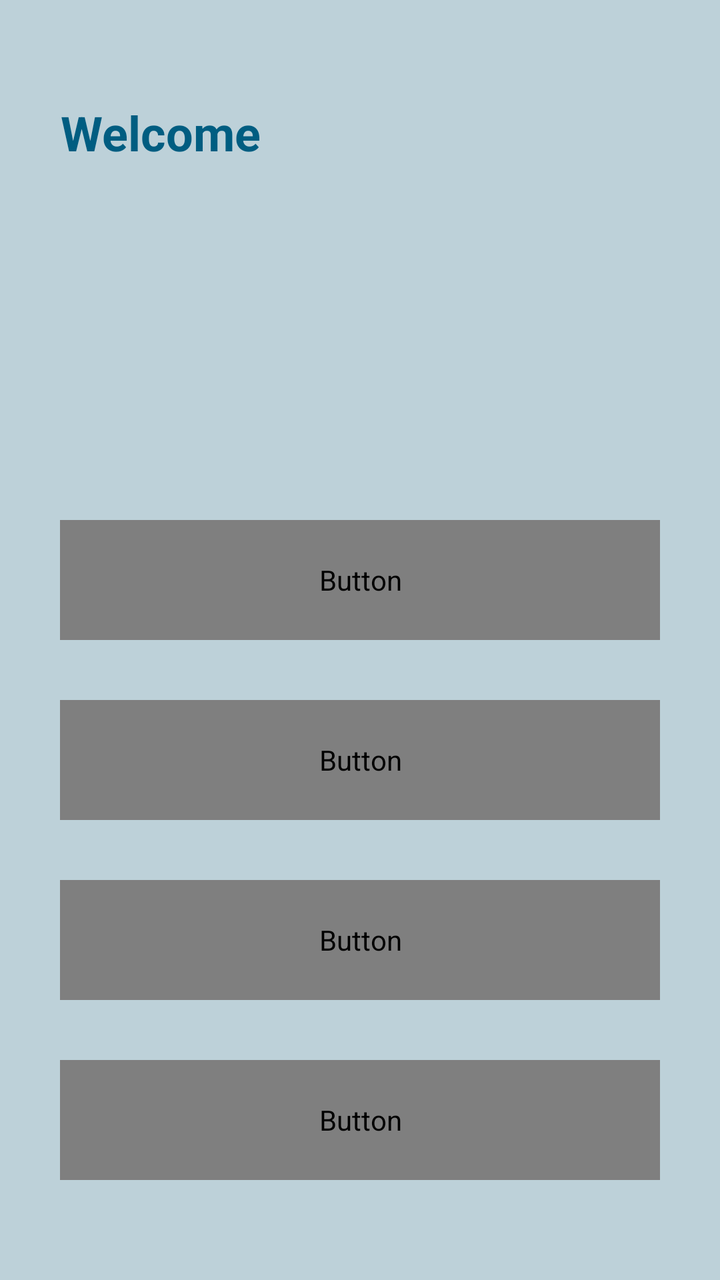
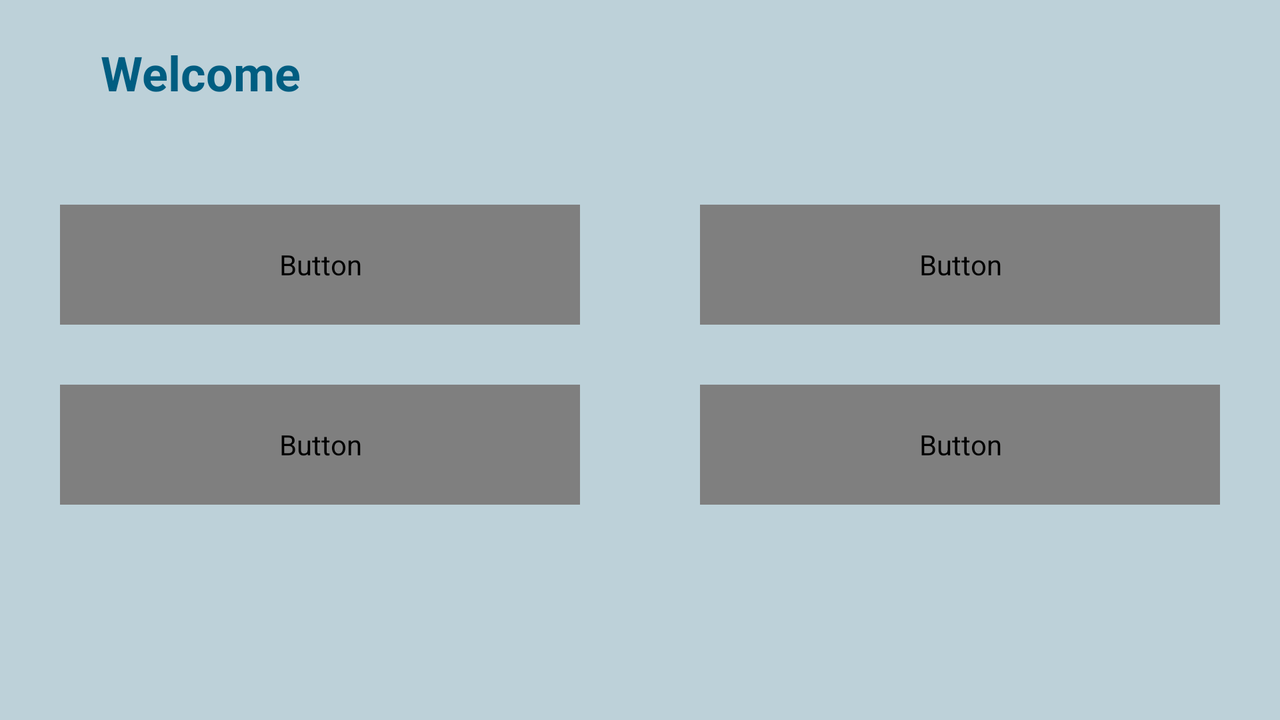

First picture: res/layout/ on a phone held upright. Second picture: the repository's own variant of that layout, on a device whose configuration matches the variant's folder. Source for both follows.
<!-- AndroidManifest.xml: application theme AppTheme -->
<!-- res/layout/activity_healthapp.xml -->
<?xml version="1.0" encoding="utf-8"?>
<RelativeLayout xmlns:android="http://schemas.android.com/apk/res/android"
    android:layout_width="match_parent" android:layout_height="match_parent"
    android:background="@color/background">

    <LinearLayout
        android:orientation="vertical"
        android:layout_width="match_parent"
        android:layout_height="match_parent"
        android:layout_alignParentTop="true"
        android:layout_alignParentLeft="true"
        android:layout_alignParentStart="true">

        <Space
            android:layout_width="match_parent"
            android:layout_height="50dp" />

        <LinearLayout
            android:orientation="horizontal"
            android:layout_width="match_parent"
            android:layout_height="wrap_content"
            android:layout_marginEnd="30dp"
            android:layout_marginLeft="30dp"
            android:layout_marginRight="30dp"
            android:layout_marginStart="30dp">

            <TextView
                android:text="@string/hej_textview"
                android:layout_width="wrap_content"
                android:layout_height="wrap_content"
                android:id="@+id/textField"
                android:textSize="24sp"
                android:textStyle="normal|bold"
                android:fontFamily="sans-serif"
                android:textColor="@color/text"
                android:layout_alignParentTop="false"
                android:textAlignment="center" />

            <TextView
                android:layout_height="wrap_content"
                android:id="@+id/nameField"
                android:textSize="24sp"
                android:textStyle="normal|bold"
                android:fontFamily="sans-serif"
                android:textColor="@color/text"
                android:layout_width="wrap_content"
                android:layout_weight="1"
                android:textAlignment="center" />

        </LinearLayout>

        <Space
            android:layout_width="match_parent"
            android:layout_height="50dp"
            android:layout_weight="1" />

        <Button
            android:text="Enter values"
            android:layout_height="60dp"
            android:id="@+id/buttonEnterValuesField"
            android:background="@drawable/buttonblue"
            android:layout_width="match_parent"
            android:textColor="@color/common_google_signin_btn_text_dark_default"
            android:fontFamily="sans-serif"
            android:textStyle="normal|bold"
            android:textSize="20sp"
            android:layout_centerHorizontal="true"
            android:layout_marginEnd="30dp"
            android:layout_marginLeft="30dp"
            android:layout_marginRight="30dp"
            android:layout_marginStart="30dp" />

        <Space
            android:layout_width="match_parent"
            android:layout_height="30dp" />

        <Button
            android:text="Statistics"
            android:layout_width="match_parent"
            android:layout_height="60dp"
            android:id="@+id/buttonStatisticsField"
            android:background="@drawable/buttonblue"
            android:textColor="@color/common_google_signin_btn_text_dark_default"
            android:fontFamily="sans-serif"
            android:textStyle="normal|bold"
            android:textSize="20sp"
            android:layout_centerVertical="true"
            android:layout_marginEnd="30dp"
            android:layout_marginLeft="30dp"
            android:layout_marginRight="30dp"
            android:layout_marginStart="30dp" />

        <Space
            android:layout_width="match_parent"
            android:layout_height="30dp" />

        <Button
            android:text="Settings"
            android:layout_width="match_parent"
            android:layout_height="60dp"
            android:id="@+id/buttonSettingsField"
            android:background="@drawable/buttonblue"
            android:textColor="@color/common_google_signin_btn_text_dark_default"
            android:fontFamily="sans-serif"
            android:textStyle="normal|bold"
            android:textSize="20sp"
            android:layout_marginEnd="30dp"
            android:layout_marginLeft="30dp"
            android:layout_marginRight="30dp"
            android:layout_marginStart="30dp" />

        <Space
            android:layout_width="match_parent"
            android:layout_height="30dp" />

        <Button
            android:text="Emergency"
            android:layout_width="match_parent"
            android:layout_height="60dp"
            android:id="@+id/buttonEmergencyField"
            android:background="@drawable/buttonred"
            android:textColor="@color/common_google_signin_btn_text_dark_default"
            android:fontFamily="sans-serif"
            android:textStyle="normal|bold"
            android:textSize="20sp"
            android:layout_marginEnd="30dp"
            android:layout_marginLeft="30dp"
            android:layout_marginRight="30dp"
            android:layout_marginStart="30dp" />

        <Space
            android:layout_width="match_parent"
            android:layout_height="50dp" />
    </LinearLayout>

</RelativeLayout>
<!-- resources referenced by this layout -->
<resources>
  <color name="background">#bdd1d9</color>
  <color name="text">#005d81</color>
  <!-- drawable buttonblue: png bitmap (drawable, 15238 bytes) -->
  <!-- drawable buttonred: png bitmap (drawable, 15292 bytes) -->
  <string name="hej_textview">Welcome</string>
  <style name="AppTheme" parent="Theme.AppCompat.Light.DarkActionBar">
          <item name="android:actionOverflowButtonStyle">@style/OverFlow</item>
  
          
          <item name="colorPrimary">#BDD1D9</item>
          <item name="colorPrimaryDark">@color/colorPrimaryDark</item>
          <item name="colorAccent">@color/colorAccent</item>
      </style>
  <style name="OverFlow" parent="@android:style/Widget.Holo.ActionButton.Overflow">
          <item name="android:src">@drawable/menu</item>
      </style>
  <color name="colorPrimaryDark">#303F9F</color>
  <color name="colorAccent">#C62F2B</color>
  <!-- drawable menu: png bitmap (drawable, 1072 bytes) -->
</resources>
<!-- res/layout-land/activity_healthapp.xml (the repository's variant of the layout above) -->
<!-- drawn on the phone turned sideways -->
<?xml version="1.0" encoding="utf-8"?>
<ScrollView xmlns:android="http://schemas.android.com/apk/res/android"
    android:layout_width="match_parent" android:layout_height="match_parent"
    android:background="@color/background">

    <LinearLayout
        android:orientation="vertical"
        android:layout_width="match_parent"
        android:layout_height="match_parent"
        android:layout_alignParentTop="true"
        android:layout_alignParentLeft="true"
        android:layout_alignParentStart="true">

        <Space
            android:layout_width="match_parent"
            android:layout_height="20dp"
            android:layout_weight="1" />

        <LinearLayout
            android:orientation="horizontal"
            android:layout_width="match_parent"
            android:layout_height="wrap_content"
            android:layout_marginEnd="50dp"
            android:layout_marginLeft="50dp"
            android:layout_marginRight="50dp"
            android:layout_marginStart="50dp">

            <TextView
                android:text="@string/hej_textview"
                android:layout_width="wrap_content"
                android:layout_height="wrap_content"
                android:id="@+id/textField"
                android:textSize="24sp"
                android:textStyle="normal|bold"
                android:fontFamily="sans-serif"
                android:textColor="@color/text"
                android:layout_alignParentTop="false"
                android:textAlignment="center" />

            <TextView
                android:layout_height="wrap_content"
                android:id="@+id/nameField"
                android:textSize="24sp"
                android:textStyle="normal|bold"
                android:fontFamily="sans-serif"
                android:textColor="@color/text"
                android:layout_width="wrap_content"
                android:layout_weight="1.52"
                android:textAlignment="textEnd" />

        </LinearLayout>

        <Space
            android:layout_width="match_parent"
            android:layout_height="50dp"
            android:layout_weight="1" />

        <LinearLayout
            android:orientation="horizontal"
            android:layout_width="match_parent"
            android:layout_height="match_parent">

            <Button
                android:text="Enter values"
                android:layout_height="60dp"
                android:id="@+id/buttonEnterValuesField"
                android:background="@drawable/button"
                android:layout_width="match_parent"
                android:textColor="@color/common_google_signin_btn_text_dark_default"
                android:fontFamily="sans-serif"
                android:textStyle="normal|bold"
                android:textSize="20sp"
                android:layout_centerHorizontal="true"
                android:layout_marginEnd="30dp"
                android:layout_marginLeft="30dp"
                android:layout_marginRight="30dp"
                android:layout_marginStart="30dp"
                android:layout_weight="1" />

            <Button
                android:text="Statistics"
                android:layout_width="match_parent"
                android:layout_height="60dp"
                android:id="@+id/buttonStatisticsField"
                android:background="@drawable/button"
                android:textColor="@color/common_google_signin_btn_text_dark_default"
                android:fontFamily="sans-serif"
                android:textStyle="normal|bold"
                android:textSize="20sp"
                android:layout_centerVertical="true"
                android:layout_marginEnd="30dp"
                android:layout_marginLeft="30dp"
                android:layout_marginRight="30dp"
                android:layout_marginStart="30dp"
                android:layout_weight="1" />
        </LinearLayout>

        <Space
            android:layout_width="match_parent"
            android:layout_height="30dp" />

        <LinearLayout
            android:orientation="horizontal"
            android:layout_width="match_parent"
            android:layout_height="match_parent">

            <Button
                android:text="Settings"
                android:layout_width="match_parent"
                android:layout_height="60dp"
                android:id="@+id/buttonSettingsField"
                android:background="@drawable/button"
                android:textColor="@color/common_google_signin_btn_text_dark_default"
                android:fontFamily="sans-serif"
                android:textStyle="normal|bold"
                android:textSize="20sp"
                android:layout_marginEnd="30dp"
                android:layout_marginLeft="30dp"
                android:layout_marginRight="30dp"
                android:layout_marginStart="30dp"
                android:layout_weight="1" />

            <Button
                android:text="Emergency"
                android:layout_width="match_parent"
                android:layout_height="60dp"
                android:id="@+id/buttonEmergencyField"
                android:background="@drawable/buttonemergency"
                android:textColor="@color/common_google_signin_btn_text_dark_default"
                android:fontFamily="sans-serif"
                android:textStyle="normal|bold"
                android:textSize="20sp"
                android:layout_marginEnd="30dp"
                android:layout_marginLeft="30dp"
                android:layout_marginRight="30dp"
                android:layout_marginStart="30dp"
                android:layout_weight="1" />
        </LinearLayout>

        <Space
            android:layout_width="match_parent"
            android:layout_height="30dp" />

    </LinearLayout>

</ScrollView>
<!-- resources referenced by the variant -->
<!-- as the phone turned sideways resolves them -->
<resources>
  <color name="background">#bdd1d9</color>
  <color name="text">#005d81</color>
  <!-- drawable button: png bitmap (drawable, 10106 bytes) -->
  <!-- drawable buttonemergency: png bitmap (drawable, 5666 bytes) -->
  <string name="hej_textview">Welcome</string>
  <style name="AppTheme" parent="Theme.AppCompat.Light.DarkActionBar">
          <item name="android:actionOverflowButtonStyle">@style/OverFlow</item>
  
          
          <item name="colorPrimary">#BDD1D9</item>
          <item name="colorPrimaryDark">@color/colorPrimaryDark</item>
          <item name="colorAccent">@color/colorAccent</item>
      </style>
  <style name="OverFlow" parent="@android:style/Widget.Holo.ActionButton.Overflow">
          <item name="android:src">@drawable/menu</item>
      </style>
  <color name="colorPrimaryDark">#303F9F</color>
  <color name="colorAccent">#C62F2B</color>
  <!-- drawable menu: png bitmap (drawable, 1072 bytes) -->
</resources>
